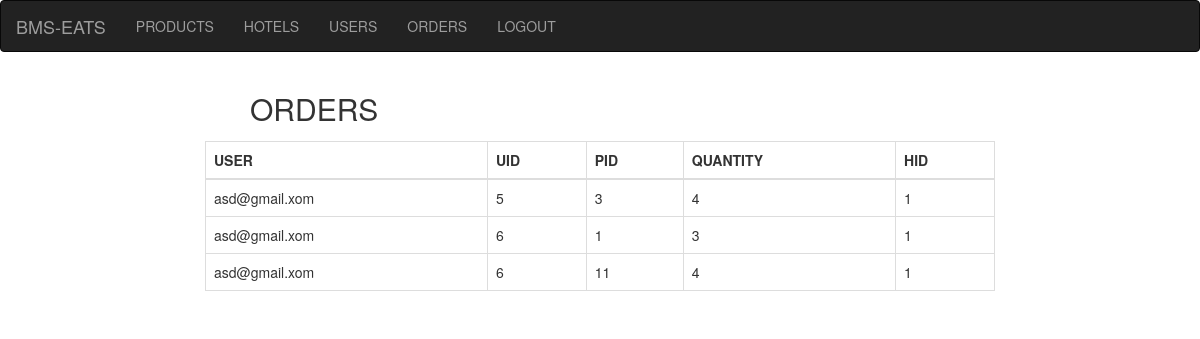
Screenshot of /admin/orders.php (signed in) with the database file from the repository.
### tables this page shows
CREATE TABLE `cust` (
  `uid` int NOT NULL,
  `pid` int NOT NULL,
  `qty` int NOT NULL,
  `hid` int NOT NULL
);

### admin/orders.php (the view, shortened to what this page needs)
<?php
    include('config.php');
    $name = $_SESSION['username'];
    $aid = $db->query("select aid from admin where username = '$name'");
    $h = $aid->fetch_array()[0] ?? '';
    $result = $db->query("SELECT * FROM cust where hid='$h' ");
    $data_record = $result->num_rows;
?>
<!DOCTYPE html>
<html lang="en">
<head>
    <link rel="stylesheet" href="http://maxcdn.bootstrapcdn.com/bootstrap/3.3.5/css/bootstrap.min.css">
</head>
<body>
    <?php include('navbar.php');?>
    <div class="row">
        <div class="col-md-4" style="margin-left:250px;">
            <h2>ORDERS</h2>
        </div>
    </div>
    <div class="row">
        <div class="col-md-4" style="margin-left:250px;MARGIN-BOTTOM:5PX;">
        </div>
    </div>
    <div class="row">
        <div class="col-md-2"></div>
        <div class="col-md-8">
            <table class="table table-bordered" cellspacing="0" width="100%">
                <thead>
                    <tr>
                        <th>USER</th>
                        <th>UID</th>
                        <th>PID</th>
                        <th>QUANTITY</th>
                        <th>HID</th>
                    </tr>
                </thead>
                <tbody>
                    <?php if(isset($result) && ($data_record) > 0)  : $i=1; ?>
                    <?php  while ($users = mysqli_fetch_object($result)) { ?>
                    <tr class="<?=$users->uid?>_del">
                        <td><?=$name;?></td>
                        <td><?=$users->uid;?></td>
                        <td><?=$users->pid;?></td>
                        <td><?=$users->qty;?></td>
                        <td><?=$users->hid;?></td>
                    </tr>
                    <?php $i++; } ?>
                    <?php else : echo '<tr><td colspan="8"><div align="center">-------No record found -----</div></td></tr>'; ?>
                    <?php endif; ?>
                </tbody>
            </table>
        </div>
        <div class="col-md-2">
        </div>
    </div>
</body>
</html>

### rows the page displays
cust: uid "5", pid "3", qty "4", hid "1"
cust: uid "6", pid "1", qty "3", hid "1"
cust: uid "6", pid "11", qty "4", hid "1"
